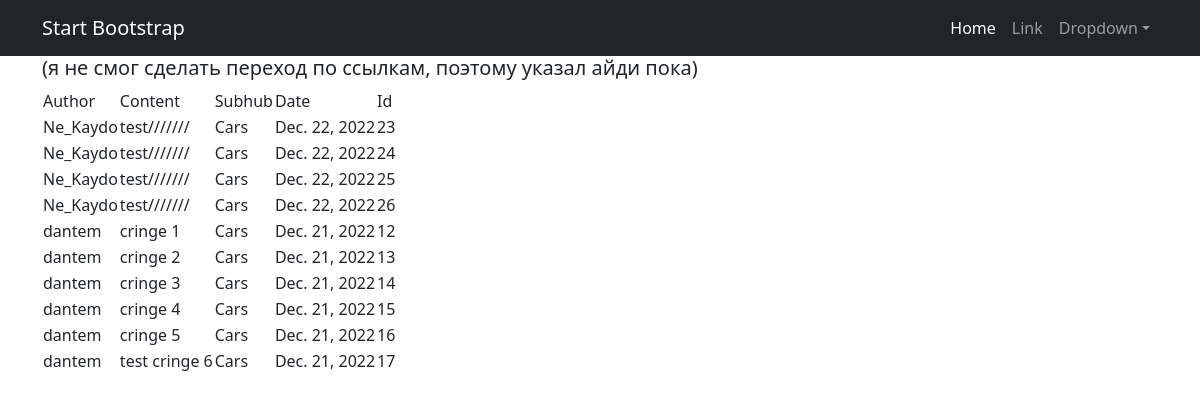
/posts/, run on the app's committed database.
### news/models.py (models this page shows, shortened)
class Post(models.Model):
    author = models.ForeignKey(User, on_delete=models.CASCADE)
    subhub = models.ForeignKey(SubHub, on_delete=models.CASCADE)
    rating = models.IntegerField(default=0)
    content = models.TextField(max_length=1024)
    header = models.TextField(max_length=128)
    date = models.DateField(auto_now_add=True)
    ARTICLE = "AR"
    NEWS = "NE"
    ELSE = "EL"
    RESTRICTION_CHOICES = [
        (ARTICLE, "Article"),
        (NEWS, "News"),
        (ELSE, "Else")
    ]
    restriction = models.CharField(
        max_length=2,
        choices=RESTRICTION_CHOICES,
        default=ELSE
    )
    def preview(self):
        if len(self.content) >= 64:
            return f'{self.content[0:64]}...'
        else:
            return self.content

class SubHub(models.Model):
    name = models.CharField(max_length=128, unique=True)
    description = models.TextField(max_length=256)
    post_count = models.IntegerField(default=0)

### news/views.py (the view)
# urls.py: path('', PostsList.as_view(), name='post_list'),
class PostsList(ListView):
    model = Post
    ordering = '-date'
    template_name = 'flatpages/posts.html'
    context_object_name = 'posts'
    paginate_by = 10
    def get_queryset(self):
        queryset = super().get_queryset()
        self.filterset = PostFilter(self.request.GET, queryset)
        return self.filterset.qs
    def get_context_data(self, **kwargs):
        context = super().get_context_data(**kwargs)
        context['filterset'] = self.filterset
        return context

### news/templatetags/custom_filters.py (called while the page is built)
@register.filter()
def curse_filter(string_to_check):
    checked_string = ''
    for word in string_to_check.split():
        for check_word in CENSORED_WORDS:
            if check_word in word.lower():
                last_chars = ''
                for char in reversed(word):
                    if char not in string.punctuation:
                        break
                    last_chars += char
                last_chars = last_chars[::-1]
                new_word = word[0] + (len(word.translate(str.maketrans('', '', string.punctuation))) - 1) * "*"
                checked_string += new_word + f"{last_chars} "
                break
        else:
            checked_string += word + " "
    return checked_string

### templates/flatpages/posts.html (shortened to what this page needs)
{% extends 'flatpages/default.html' %}
{% load custom_filters %}
{% block content %}
    <h5>(я не смог сделать переход по ссылкам, поэтому указал айди пока)</h5>
    {% if posts %}
        <table>
            <tr>
                <td>Author</td>
                <td>Content</td>
                <td>Subhub</td>
                <td>Date</td>
                <td>Id</td>
            </tr>
            {% for post in posts %}
                <tr>
                    <td>{{ post.author.username }}</td>
                    <td>{{ post.preview|curse_filter }}</td>
                    <td>{{ post.subhub.name }}</td>
                    <td>{{ post.date }}</td>
                    <td>{{ post.pk }}</td>
                </tr>
            {% endfor %}
        </table>
    {% else %}
        <h2>Посты не найдены</h2>
    {% endif %}
{% endblock content %}

### data on the page
Post: author.username "Ne_Kaydo", preview|curse_filter "test///////", subhub.name "Cars", date "Dec. 22, 2022", pk "23"
Post: author.username "Ne_Kaydo", preview|curse_filter "test///////", subhub.name "Cars", date "Dec. 22, 2022", pk "24"
Post: author.username "Ne_Kaydo", preview|curse_filter "test///////", subhub.name "Cars", date "Dec. 22, 2022", pk "25"
Post: author.username "Ne_Kaydo", preview|curse_filter "test///////", subhub.name "Cars", date "Dec. 22, 2022", pk "26"
Post: author.username "dantem", preview|curse_filter "cringe 1", subhub.name "Cars", date "Dec. 21, 2022", pk "12"
Post: author.username "dantem", preview|curse_filter "cringe 2", subhub.name "Cars", date "Dec. 21, 2022", pk "13"
Post: author.username "dantem", preview|curse_filter "cringe 3", subhub.name "Cars", date "Dec. 21, 2022", pk "14"
Post: author.username "dantem", preview|curse_filter "cringe 4", subhub.name "Cars", date "Dec. 21, 2022", pk "15"
Post: author.username "dantem", preview|curse_filter "cringe 5", subhub.name "Cars", date "Dec. 21, 2022", pk "16"
Post: author.username "dantem", preview|curse_filter "test cringe 6", subhub.name "Cars", date "Dec. 21, 2022", pk "17"
